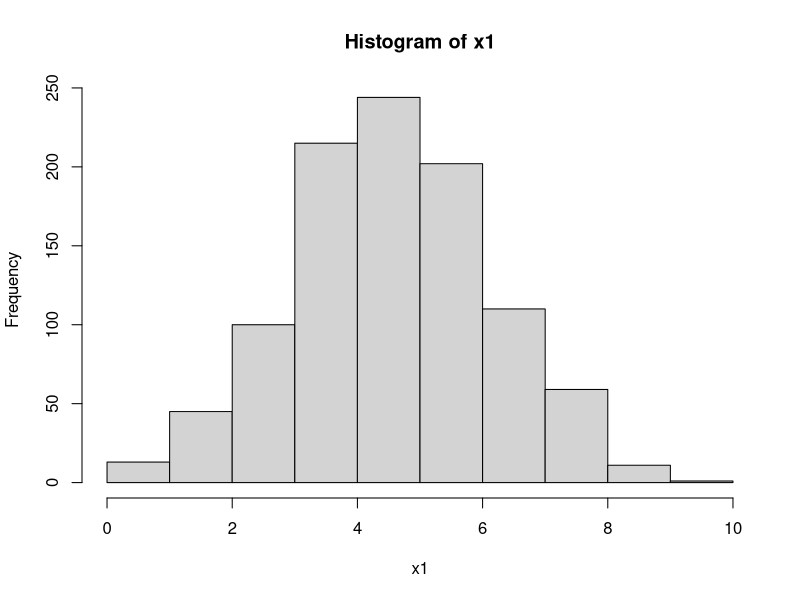
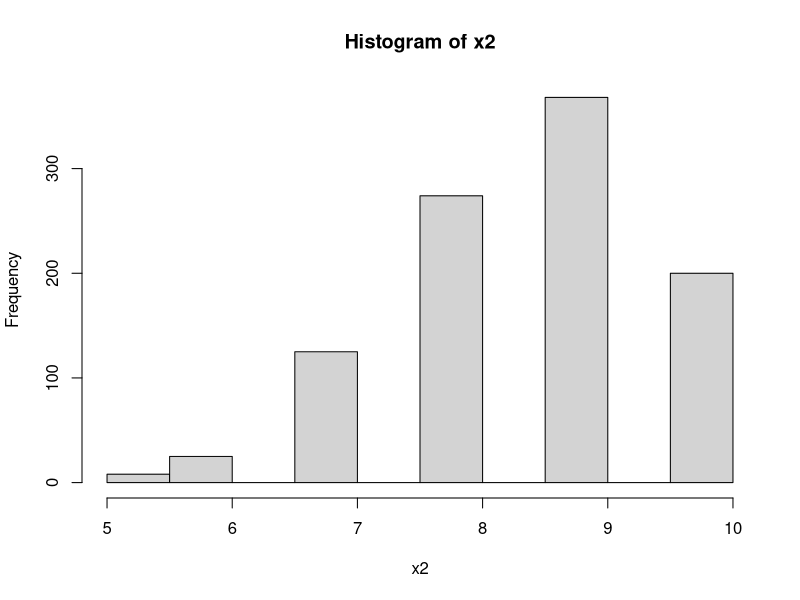

The R script that drew these images, in order: (Note: this script raises an error after producing the figures.)
## ---- chunk 1
shots = c('goal','goal','goal','miss','miss',
          'goal','goal','miss','goal','goal')

# convert to numeric, arbitrarily picking goal=1, miss=0
shotsNum = as.numeric(shots == 'goal')
N = length(shots)                      # sample size
nGoal = sum(shots == 'goal')           # number of shots made
nMiss = sum(shots == 'miss')           # number of those miss
## ---- chunk 2
set.seed(1234)
x1 = rbinom(1000, size = 10, p = .5)
x2 = rbinom(1000, size = 10, p = .85)

mean(x1); hist(x1)
mean(x2); hist(x2)
## ---- chunk 3
theta = seq(from = 1 / (N + 1),
            to = N / (N + 1),
            length = 10)

theta
## ---- chunk 4
### prior distribution
# triangular as in Kruschke text example
pTheta = pmin(theta, 1 - theta)

# uniform
# pTheta = dunif(theta)

# beta prior with mean = .5
# pTheta = dbeta(theta, 10, 10)

# Normalize so that values sum to 1
pTheta = pTheta / sum(pTheta) 
## ---- chunk 5
# use the formula
pDataGivenTheta = choose(N, nGoal) * theta^nGoal * (1 - theta)^nMiss


# Alternative methods
# # get the liklihood for each value given each theta
# pDataGivenTheta2 = dbinom(6, size=10, prob=theta)
# pDataGivenTheta3 = sapply(theta, function(p) dbinom(driveNum, size=1, prob=p))
# # 
# # # columns represent a given theta estimate, rows the likelihood for each observation
# # head(pDataGivenTheta0, 3)
# # 
# # # get the products of the columns
# pDataGivenTheta3 = apply(pDataGivenTheta3, 2, prod) 
# pDataGivenTheta3 = pDataGivenTheta/sum(pDataGivenTheta) #normalize as with the prior
## ---- chunk 6
pData = sum(pDataGivenTheta * pTheta)             # marginal probability of the data

pThetaGivenData = pDataGivenTheta*pTheta / pData  # Bayes theorem
## ---- chunk 7
out = data.frame(theta,
                 prior = pTheta,
                 likelihood = pDataGivenTheta,
                 posterior  = pThetaGivenData)

out %>% 
  kable(align = 'cccc', digits = 3) %>% 
  kable_styling(full_width = FALSE) %>% 
  column_spec(
    column = 1:ncol(out),
    width = '100px',
    monospace = TRUE,
    extra_css = 'font-size: 90%'
  )
## ---- chunk 8
posteriorMean = sum(pThetaGivenData * theta)
posteriorMean
## ---- chunk 9
set.seed(1234)
nGoal = 7       # number of scores
nMiss = 3           # number not
theta = seq(from = .00001, to = .9999, length = 5000)
pTheta = dbeta(theta, 10, 10)
pTheta = pTheta / sum(pTheta) # Normalize so sum to 1
pDataGivenTheta =  theta ^ nGoal * (1 - theta) ^ nMiss
pDataGivenTheta = pDataGivenTheta / sum(pDataGivenTheta)
pData = sum(pDataGivenTheta * pTheta)
pThetaGivenData = pDataGivenTheta * pTheta  / pData

probdat = data.frame(prior = pTheta,
                     likelihood = pDataGivenTheta,
                     posterior = pThetaGivenData)

# use ggplot or plotly depending on what works
g = ggplot(aes(x = theta), data = probdat, xlim = c(0, 1)) +
  geom_polygon(aes(y = prior), fill = palettes$Rblue$Rblue, alpha = .25) +
  # annotate('text',x=.2, y=3e-4, label='Prior&nbsp;with&nbsp;beta(10, 10)', color=alpha(palettes$Rblue$Rblue, .75), parse=T) + # doesn't work with ggplot (use~); but does with plotly
  annotate(
    'text',
    x = .2,
    y = 3e-4,
    label = 'Prior~with~beta(10, 10)',
    color = alpha(palettes$Rblue$Rblue, .75),
    parse = T
  ) + # doesn't work with ggplot (use~); but does with plotly
  geom_polygon(aes(y = likelihood), fill = 'red', alpha = .25) +
  annotate(
    'text',
    x = .8,
    y = 6e-4,
    label = 'Likelihood',
    color = palettes$stan_red$stan_red
  ) +
  geom_polygon(aes(y = posterior),
               fill = palettes$tyrian_purple$tyrian_purple,
               alpha = .25) +
  annotate(
    'text',
    x = .45,
    y = 8e-4,
    label = 'Posterior',
    color = palettes$tyrian_purple$tyrian_purple
  ) +
  ylim(c(0, .001)) +
  ylab('Density') +
  xlab(substitute('theta')) +
  theme_trueMinimal() +
  theme(
    axis.ticks.y = element_blank(),
    axis.text.y = element_blank(),
    axis.title.y = element_text(color = 'gray35'),
    axis.title.x = element_text(color = 'gray35'),
    plot.background = element_rect(fill = "transparent", colour = NA),
    panel.background = element_rect(fill = "transparent", colour = NA)
  )
g
# plotly::ggplotly(width='50%')
# PLOTLY CURRENTLY BREAKS MATHJAX FOR TUFTE, FANTASTIC!
# library(plotly)
# ggplotly(tooltip='none') %>%
#   config(displayModeBar=F) %>%
#   layout(paper_bgcolor=rgb(0,0,0,0), plot_bgcolor=rgb(0,0,0,0))
## ---- chunk 10
### more vague prior
set.seed(1234)
nGoal = 7       # number of scores
nMiss = 3           # number not
pTheta = dbeta(theta, 2, 2)
pTheta = pTheta / sum(pTheta) # Normalize so sum to 1
pDataGivenTheta = theta ^ nGoal * (1 - theta) ^ nMiss
pDataGivenTheta = pDataGivenTheta / sum(pDataGivenTheta)
pData = sum(pDataGivenTheta * pTheta)
pThetaGivenData = pDataGivenTheta * pTheta  / pData

probdat = data.frame(prior = pTheta,
                     likelihood = pDataGivenTheta,
                     posterior = pThetaGivenData)

g = ggplot(aes(x = theta), data = probdat, xlim = c(0, 1)) +
  geom_polygon(aes(y = prior), fill = palettes$Rblue$Rblue, alpha = .25) +
  # annotate('text',x=.25, y=3e-4, label='Prior&nbsp;with&nbsp;beta(2, 2)', color=palettes$Rblue$Rblue, parse=T) +
  annotate(
    'text',
    x = .25,
    y = 3e-4,
    label = 'Prior~with~beta(2, 2)',
    color = palettes$Rblue$Rblue,
    parse = T
  ) +
  geom_polygon(aes(y = likelihood), fill = 'red', alpha = .25) +
  annotate(
    'text',
    x = .85,
    y = 5e-4,
    label = 'Likelihood',
    color = palettes$stan_red$stan_red
  ) +
  geom_polygon(aes(y = posterior),
               fill = palettes$tyrian_purple$tyrian_purple,
               alpha = .25) +
  annotate(
    'text',
    x = .5,
    y = 5e-4,
    label = 'Posterior',
    color = palettes$tyrian_purple$tyrian_purple
  ) +
  ylim(c(0, .001)) +
  ylab('Density') +
  xlab(expression('theta')) +
  theme_trueMinimal() +
  theme(
    axis.ticks.y = element_blank(),
    axis.text.y = element_blank(),
    axis.title.y = element_text(color = 'gray35'),
    axis.title.x = element_text(color = 'gray35'),
    plot.background = element_rect(fill = "transparent", colour = NA),
    panel.background = element_rect(fill = "transparent", colour = NA)
  )
g
# ggplotly()
## ---- chunk 11
### more data
set.seed(1234)
N = 50
drive = rbinom(N, size = 1, p = .7)
nGoal = sum(drive == 1)       # number of scores
nMiss = sum(drive == 0)       # number not


pTheta = dbeta(theta, 10, 10)
pTheta = pTheta / sum(pTheta) # Normalize so sum to 1
pDataGivenTheta = theta ^ nGoal * (1 - theta) ^ nMiss
pDataGivenTheta = pDataGivenTheta / sum(pDataGivenTheta)
pData = sum(pDataGivenTheta * pTheta)
pThetaGivenData = pDataGivenTheta * pTheta  / pData

probdat = data.frame(prior = pTheta,
                     likelihood = pDataGivenTheta,
                     posterior = pThetaGivenData)

g = ggplot(aes(x = theta), data = probdat, xlim = c(0, 1)) +
  geom_polygon(aes(y = prior), fill = palettes$Rblue$Rblue, alpha = .25) +
  # annotate('text',x=.25, y=6e-4, label='Prior&nbsp;with&nbsp;beta(10, 10)', color=palettes$Rblue$Rblue, parse=T) +
  annotate(
    'text',
    x = .25,
    y = 6e-4,
    label = 'Prior~with~beta(10, 10)',
    color = palettes$Rblue$Rblue,
    parse = T
  ) +
  geom_polygon(aes(y = likelihood), fill = 'red', alpha = .25) +
  annotate(
    'text',
    x = .9,
    y = 1.5e-3,
    label = paste('Likelihood with N =', N),
    color = palettes$stan_red$stan_red
  ) +
  geom_polygon(aes(y = posterior),
               fill = palettes$tyrian_purple$tyrian_purple,
               alpha = .25) +
  annotate(
    'text',
    x = .6,
    y = 1e-3,
    label = 'Posterior',
    color = palettes$tyrian_purple$tyrian_purple
  ) +
  ylim(c(0, .0015)) +
  ylab('Density') +
  xlab('theta') +
  theme_trueMinimal() +
  theme(
    axis.ticks.y = element_blank(),
    axis.text.y = element_blank(),
    axis.title.y = element_text(color = 'gray35'),
    axis.title.x = element_text(color = 'gray35'),
    plot.background = element_rect(fill = "transparent", colour = NA),
    panel.background = element_rect(fill = "transparent", colour = NA)
  )
g

# ggplotly()
